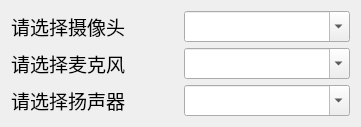
<?xml version="1.0" encoding="UTF-8"?>
<ui version="4.0">
 <class>TestDeviceMangerDialog</class>
 <widget class="QDialog" name="TestDeviceMangerDialog">
  <property name="geometry">
   <rect>
    <x>0</x>
    <y>0</y>
    <width>361</width>
    <height>111</height>
   </rect>
  </property>
  <property name="windowTitle">
   <string>设备选择</string>
  </property>
  <property name="statusTip">
   <string/>
  </property>
  <layout class="QGridLayout" name="gridLayout">
   <item row="0" column="1">
    <widget class="QComboBox" name="cameraChooseComboBox">
     <property name="font">
      <font>
       <pointsize>14</pointsize>
      </font>
     </property>
     <property name="mouseTracking">
      <bool>false</bool>
     </property>
     <property name="editable">
      <bool>true</bool>
     </property>
     <property name="currentText">
      <string/>
     </property>
    </widget>
   </item>
   <item row="1" column="0">
    <widget class="QLabel" name="microphoneChooseLabel">
     <property name="font">
      <font>
       <pointsize>14</pointsize>
       <weight>50</weight>
       <bold>false</bold>
      </font>
     </property>
     <property name="text">
      <string>请选择麦克风</string>
     </property>
     <property name="alignment">
      <set>Qt::AlignLeading|Qt::AlignLeft|Qt::AlignVCenter</set>
     </property>
    </widget>
   </item>
   <item row="1" column="1">
    <widget class="QComboBox" name="microphoneChooseComboBox">
     <property name="font">
      <font>
       <pointsize>14</pointsize>
      </font>
     </property>
     <property name="editable">
      <bool>true</bool>
     </property>
    </widget>
   </item>
   <item row="2" column="1">
    <widget class="QComboBox" name="loudspeakerChooseComboBox">
     <property name="font">
      <font>
       <pointsize>14</pointsize>
       <weight>50</weight>
       <bold>false</bold>
      </font>
     </property>
     <property name="editable">
      <bool>true</bool>
     </property>
    </widget>
   </item>
   <item row="0" column="0">
    <widget class="QLabel" name="cameraChooseLabel">
     <property name="font">
      <font>
       <pointsize>14</pointsize>
       <weight>50</weight>
       <bold>false</bold>
      </font>
     </property>
     <property name="text">
      <string>请选择摄像头</string>
     </property>
     <property name="alignment">
      <set>Qt::AlignLeading|Qt::AlignLeft|Qt::AlignVCenter</set>
     </property>
    </widget>
   </item>
   <item row="2" column="0">
    <widget class="QLabel" name="loudspeakerChooseLabel">
     <property name="font">
      <font>
       <pointsize>14</pointsize>
       <weight>50</weight>
       <bold>false</bold>
      </font>
     </property>
     <property name="text">
      <string>请选择扬声器</string>
     </property>
     <property name="alignment">
      <set>Qt::AlignLeading|Qt::AlignLeft|Qt::AlignVCenter</set>
     </property>
    </widget>
   </item>
   <item row="3" column="0">
    <spacer name="verticalSpacer">
     <property name="orientation">
      <enum>Qt::Vertical</enum>
     </property>
     <property name="sizeHint" stdset="0">
      <size>
       <width>20</width>
       <height>40</height>
      </size>
     </property>
    </spacer>
   </item>
  </layout>
 </widget>
 <resources/>
 <connections/>
</ui>
